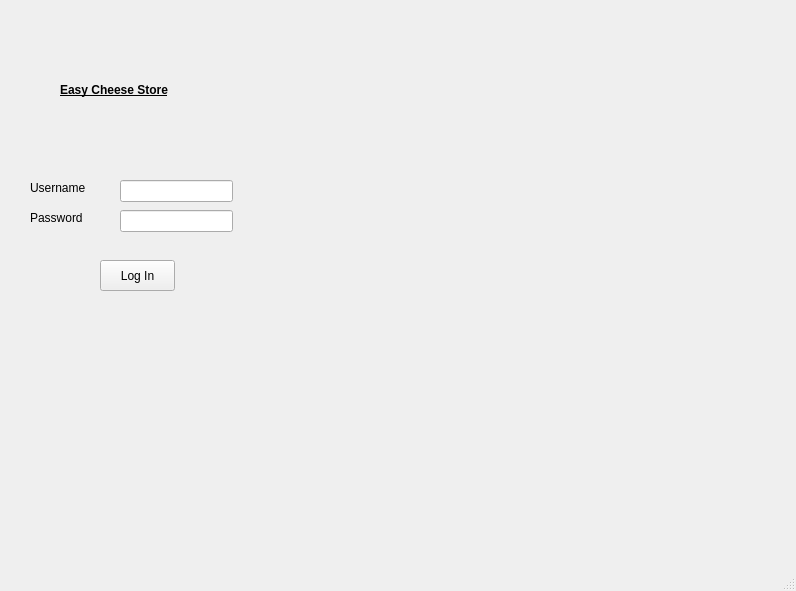
<?xml version="1.0" encoding="UTF-8"?>
<ui version="4.0">
 <class>MainWindow</class>
 <widget class="QMainWindow" name="MainWindow">
  <property name="geometry">
   <rect>
    <x>0</x>
    <y>0</y>
    <width>796</width>
    <height>591</height>
   </rect>
  </property>
  <property name="windowTitle">
   <string>MainWindow</string>
  </property>
  <widget class="QWidget" name="centralwidget">
   <widget class="QLabel" name="label">
    <property name="geometry">
     <rect>
      <x>30</x>
      <y>180</y>
      <width>81</width>
      <height>16</height>
     </rect>
    </property>
    <property name="text">
     <string>Username</string>
    </property>
   </widget>
   <widget class="QLabel" name="label_2">
    <property name="geometry">
     <rect>
      <x>30</x>
      <y>210</y>
      <width>71</width>
      <height>16</height>
     </rect>
    </property>
    <property name="text">
     <string>Password</string>
    </property>
   </widget>
   <widget class="QLineEdit" name="userLineEdit">
    <property name="geometry">
     <rect>
      <x>120</x>
      <y>180</y>
      <width>113</width>
      <height>22</height>
     </rect>
    </property>
   </widget>
   <widget class="QLineEdit" name="passLineEdit">
    <property name="geometry">
     <rect>
      <x>120</x>
      <y>210</y>
      <width>113</width>
      <height>22</height>
     </rect>
    </property>
   </widget>
   <widget class="QPushButton" name="logInBtn">
    <property name="geometry">
     <rect>
      <x>100</x>
      <y>260</y>
      <width>75</width>
      <height>31</height>
     </rect>
    </property>
    <property name="text">
     <string>Log In</string>
    </property>
   </widget>
   <widget class="QLabel" name="label_3">
    <property name="geometry">
     <rect>
      <x>60</x>
      <y>60</y>
      <width>201</width>
      <height>61</height>
     </rect>
    </property>
    <property name="text">
     <string>&lt;html&gt;&lt;head/&gt;&lt;body&gt;&lt;p&gt;&lt;span style=&quot; font-weight:600; text-decoration: underline;&quot;&gt;Easy Cheese Store&lt;/span&gt;&lt;/p&gt;&lt;/body&gt;&lt;/html&gt;</string>
    </property>
   </widget>
   <widget class="QLabel" name="logInLbl">
    <property name="geometry">
     <rect>
      <x>20</x>
      <y>330</y>
      <width>191</width>
      <height>41</height>
     </rect>
    </property>
    <property name="text">
     <string/>
    </property>
   </widget>
   <zorder>passLineEdit</zorder>
   <zorder>label</zorder>
   <zorder>label_2</zorder>
   <zorder>userLineEdit</zorder>
   <zorder>logInBtn</zorder>
   <zorder>label_3</zorder>
   <zorder>logInLbl</zorder>
  </widget>
  <widget class="QMenuBar" name="menubar">
   <property name="geometry">
    <rect>
     <x>0</x>
     <y>0</y>
     <width>796</width>
     <height>26</height>
    </rect>
   </property>
  </widget>
  <widget class="QStatusBar" name="statusbar"/>
 </widget>
 <resources/>
 <connections/>
</ui>
